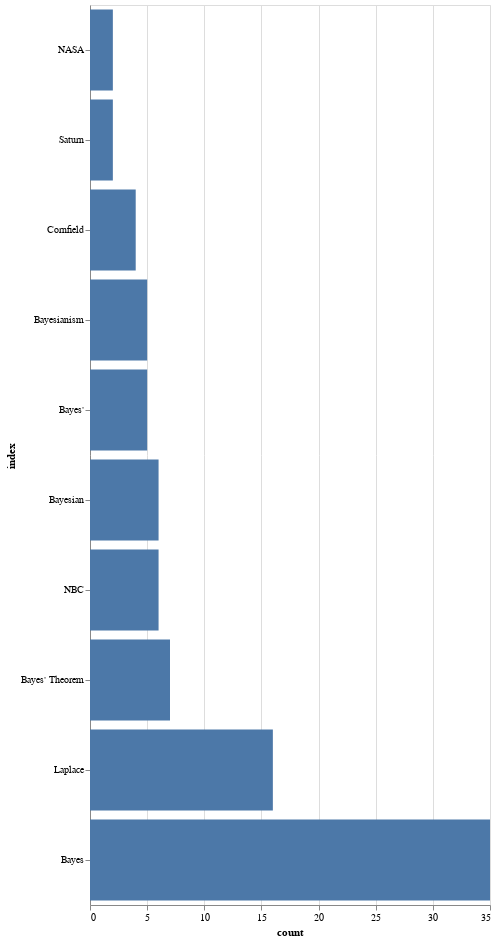

The code cell stored with this chart in its notebook:
### Code cell
#use the custom function and graph it!
temp = top_ents('ORG', text_df, 10)

#make into df for graphing
temp_df = temp.to_frame(name='count').reset_index()

bars = alt.Chart(temp_df).mark_bar().encode(
    x='count:Q',
    y=alt.Y('index:N', sort='x'),
    tooltip=('index:N', 'count:Q')
).interactive()

bars.properties(height=900)

### Figure 1 — Vega-Lite specification as saved in the notebook (floating-point values rounded to 4 significant figures)
{"config": {"view": {"continuousWidth": 400, "continuousHeight": 300}}, "data": {"name": "data-99e2a3d5ce61b83f2e19e123c3bb530e"}, "mark": "bar", "encoding": {"tooltip": [{"type": "nominal", "field": "index"}, {"type": "quantitative", "field": "count"}], "x": {"type": "quantitative", "field": "count"}, "y": {"type": "nominal", "field": "index", "sort": "x"}}, "height": 900, "selection": {"selector001": {"type": "interval", "bind": "scales", "encodings": ["x", "y"]}}, "$schema": "https://vega.github.io/schema/vega-lite/v4.8.1.json", "datasets": {"data-99e2a3d5ce61b83f2e19e123c3bb530e": [{"index": "Bayes", "count": 35}, {"index": "Laplace", "count": 16}, {"index": "Bayes' Theorem", "count": 7}, {"index": "Bayesian", "count": 6}, {"index": "NBC", "count": 6}, {"index": "Bayesianism", "count": 5}, {"index": "Bayes'", "count": 5}, {"index": "Cornfield", "count": 4}, {"index": "NASA", "count": 2}, {"index": "Saturn", "count": 2}]}}
